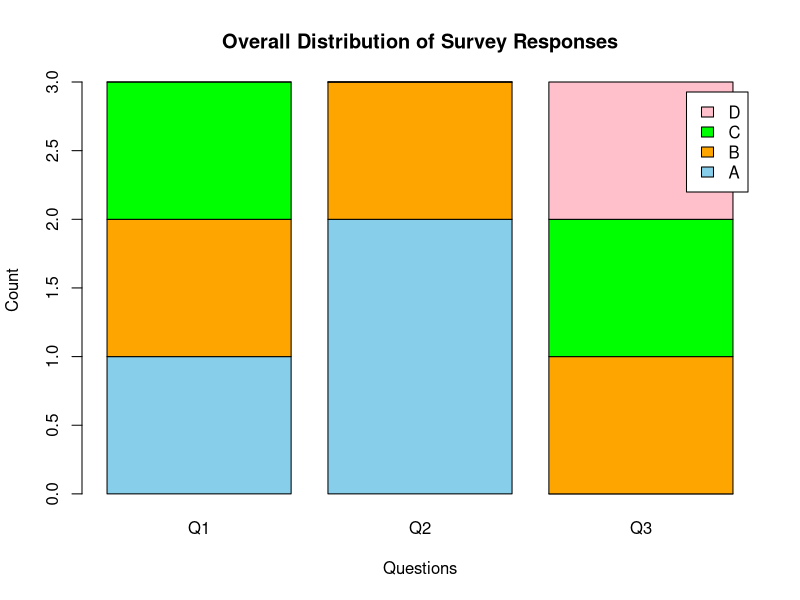

The R script that drew this image:
# Dataset
survey <- data.frame(
  Q1 = c("A","B","C"),
  Q2 = c("B","A","A"),
  Q3 = c("C","D","B")
)

responses <- table(
  factor(c(survey$Q1, survey$Q2, survey$Q3),
         levels = c("A","B","C","D")),
  rep(c("Q1","Q2","Q3"), each = 3)
)

barplot(responses,
        col = c("skyblue","orange","green","pink"),
        xlab = "Questions",
        ylab = "Count",
        main = "Overall Distribution of Survey Responses",
        legend.text = rownames(responses))
